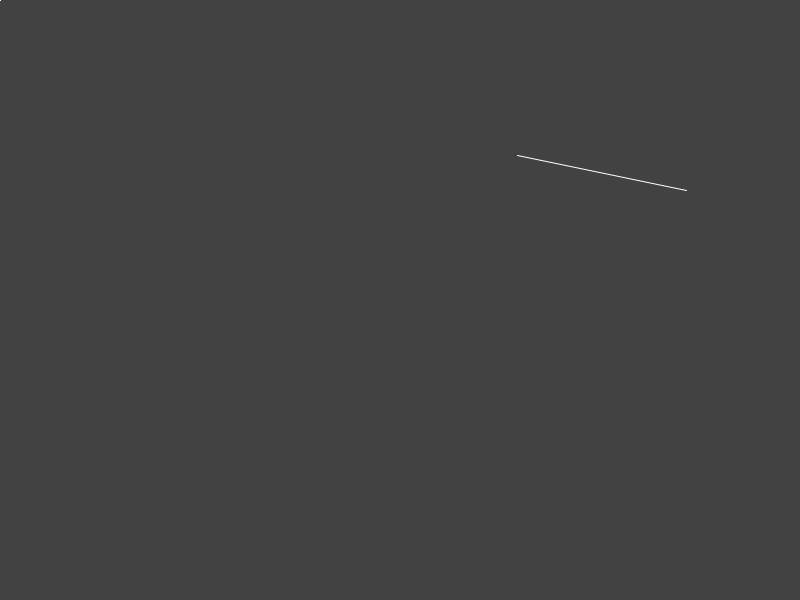
Frame 1 (no input)
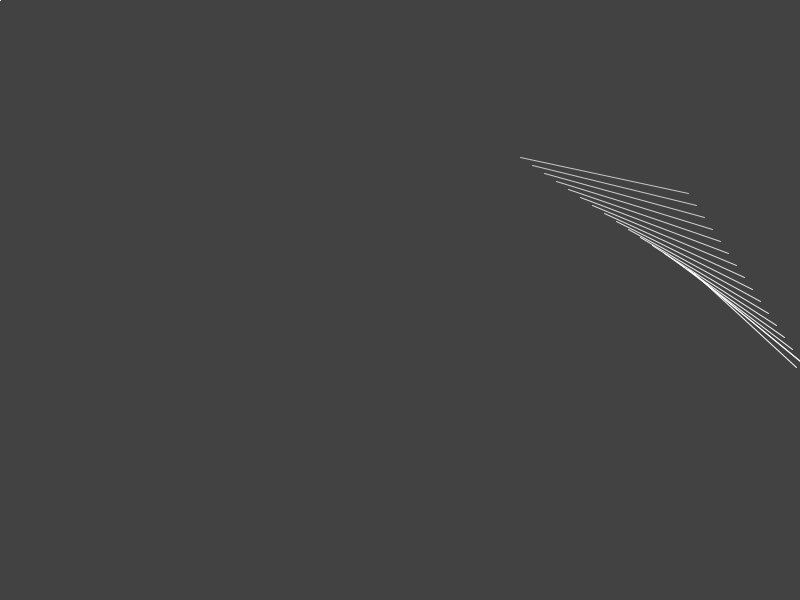
Frame 60 (the mouse pressed at the canvas centre just before this capture)
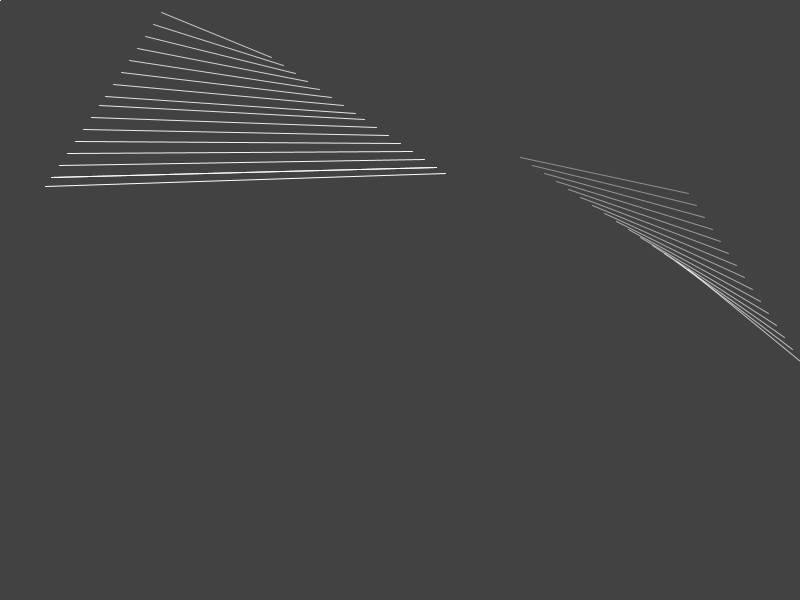
Frame 120 (the mouse held since frame 60 and released just before this capture)

The Processing sketch that drew these frames (run headless with seeded random() and noise(); from frame 60 on, the mouse is pressed at the canvas centre):

// Processing sketch: lines
// ── lines.pde

//a single line with a trail.
LineTrail line;

int startTime;
int currentTime;

void setup() {

  startTime = millis();
  size(800, 600);
  background(66);
  //noSmooth();
  //random line start pos
  line = new LineTrail();
}

void draw() {
  
  background(66);
  stroke(255);
  line(line.p1.x, line.p1.y, line.p2.x, line.p2.y);
  
  currentTime = millis();
  int diff = currentTime - startTime;
  int i;
    
  //draw line and trails
  for (i = 0; i < line.trails.length; i++) {
    
    stroke(255,255,255,line.alpha[i] * 255);
    line(line.trails[i][0], line.trails[i][1], line.trails[i][2], line.trails[i][3]);
  }
      
  if (diff > 50) {
    
    startTime = millis();
 
    //calculate the new trail positions
    line.storeTrail();
  }
   
  //move both points that define the line
  move(line.p1); 
  move(line.p2);
}

void mousePressed() {
  
  line.p1.x = (int) random(width);
  line.p1.y = (int) random(height);  
  line.p2.x = (int) random(width);
  line.p2.y = (int) random(height);
  line.p1.randomSpeed();
  line.p1.randomSpeed(); 
}

void move(Point p) {
  
  //wall collision
  if (p.x >= width || p.x <= 0) {
    
    //p.randomSpeed();
    p.sx = -p.sx;
  }  
  
  //wall collision
  if (p.y >= height || p.y <= 0) {
    
    //p.randomSpeed();
    p.sy = -p.sy;
  }
  
  //move point based on speed
  p.x += p.sx;
  p.y += p.sy;
}

// ── LineTrail.pde
//
// This class defines a number of lines that retain the position
// of lines that came before it.
//

class LineTrail {
  
  final int LENGTH = 50; //Number of lines to draw
  
  Point p1, p2;   //two points to define a single line position
  float alpha[];  //alpha value of all lines in trails array
  int trails[][]; //array of previous line positions  
  
  LineTrail() {
    
    p1 = new Point();
    p2 = new Point();
    trails = new int[LENGTH][4];
    alpha = new float[LENGTH];
     
    setAlpha(); //alpha values of each line
  }
  
   //Interpolates each lines alpha value based on its position 
   //within the line trail
   private void setAlpha() {
     
     int i;
     
     for(i = 0; i < LENGTH; i++) {
       
       alpha[i] = (LENGTH - i) / (float) LENGTH;
     }
   }
  
  //Stores the current lines position at the top of the
  //trails array and moves each old position down one place.
  void storeTrail() {
     
    trails[0][0] = p1.x;
    trails[0][1] = p1.y;
    trails[0][2] = p2.x;
    trails[0][3] = p2.y;
       
    int i;
    
    //loops backwards through array and moves each line trail 
    //down one position. 
    for(i = trails.length - 1; i > 0; i--) {
         
      //point 1
      trails[i][0] = trails[i - 1][0]; //x position
      trails[i][1] = trails[i - 1][1]; //y position
      
      //point2
      trails[i][2] = trails[i - 1][2]; //x position
      trails[i][3] = trails[i - 1][3]; //y position
    }
  }
}

// ── Point.pde
//
//This class defines a single point. and the speed at which
//that point can move through 2D space
//

class Point {

  int x;
  int y;
  int sx; //speed in x direction (in pixels)
  int sy; //speed in y direction (in pixels)
  
  Point() {
    
    this.x = (int)random(width);
    this.y = (int)random(height);
    sx = (int) (random(2,4));
    sy = (int) (random(2,4));
  }
    
  void randomSpeed() {
    
    //change speed in X direction
    if (sx >= 0) {
      
      sx = (int) (random(2,4));
    } else {
      
      sx = (int) (random(-4,-2));
    }
    
    //change speed in Y direction
    if (sy >= 0) {
      
      sy = (int) (random(2,4));    
    } else {
      
      sy = (int) (random(-4,-2));
    }    
    
  }
}
